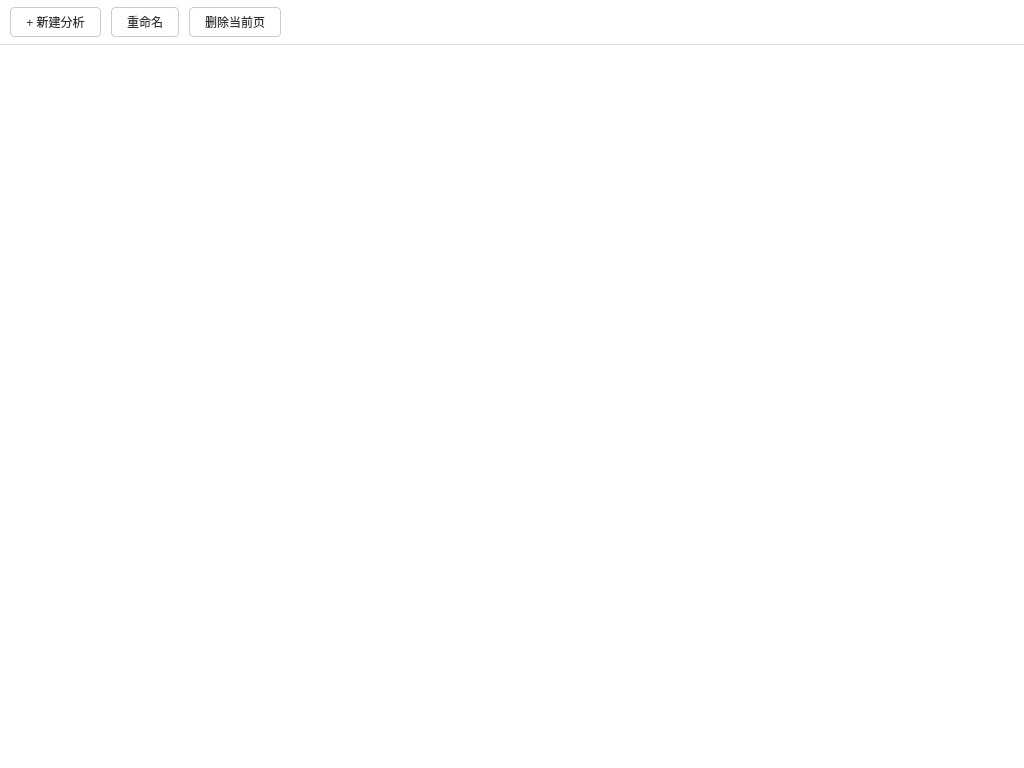
<?xml version="1.0" encoding="UTF-8"?>
<ui version="4.0">
 <class>FittingPage</class>
 <widget class="QWidget" name="FittingPage">
  <property name="geometry">
   <rect>
    <x>0</x>
    <y>0</y>
    <width>1024</width>
    <height>768</height>
   </rect>
  </property>
  <property name="windowTitle">
   <string>Fitting Page Manager</string>
  </property>
  <property name="styleSheet">
   <string notr="true">/* 全局设置：白色背景，黑色字体 */
QWidget {
    background-color: #ffffff;
    color: #333333;
    font-family: &quot;Microsoft YaHei&quot;, &quot;Segoe UI&quot;, sans-serif;
    font-size: 9pt;
}

/* 顶部工具栏：纯白背景，底部细灰线 */
QFrame#frameToolbar {
    background-color: #ffffff;
    border: none;
    border-bottom: 1px solid #e0e0e0;
}

/* 按钮样式优化 */
QPushButton {
    background-color: #ffffff;
    border: 1px solid #cccccc;
    border-radius: 4px;
    padding: 5px 15px;
    color: #333333;
}
QPushButton:hover {
    background-color: #f5f5f5;
    border-color: #0078d7;
    color: #0078d7;
}
QPushButton:pressed {
    background-color: #e0e0e0;
}

/* Tab控件整体背景设为白色，消除灰色死角 */
QTabWidget {
    background-color: #ffffff;
}

/* Tab页签容器背景设为白色 */
QTabWidget::pane {
    border: none;
    background: #ffffff;
}

/* Tab条背景设为白色 (解决标题右侧不是白色的问题) */
QTabBar {
    background: #ffffff;
}

/* 具体Tab页签样式 */
QTabBar::tab {
    background: #f9f9f9;
    border: 1px solid #e0e0e0;
    border-bottom: none;
    padding: 6px 15px;
    margin-right: 2px;
    border-top-left-radius: 4px;
    border-top-right-radius: 4px;
    color: #666666;
    min-width: 80px;
}
QTabBar::tab:selected {
    background: #ffffff;
    color: #0078d7;
    border-bottom: 2px solid #0078d7;
    /* 选中时底部高亮 */
    font-weight: bold;
}
QTabBar::tab:hover {
    background: #ffffff;
}
</string>
  </property>
  <layout class="QVBoxLayout" name="verticalLayout">
   <property name="spacing">
    <number>0</number>
   </property>
   <property name="leftMargin">
    <number>0</number>
   </property>
   <property name="topMargin">
    <number>0</number>
   </property>
   <property name="rightMargin">
    <number>0</number>
   </property>
   <property name="bottomMargin">
    <number>0</number>
   </property>
   <item>
    <widget class="QFrame" name="frameToolbar">
     <property name="minimumSize">
      <size>
       <width>0</width>
       <height>45</height>
      </size>
     </property>
     <property name="frameShape">
      <enum>QFrame::StyledPanel</enum>
     </property>
     <property name="frameShadow">
      <enum>QFrame::Raised</enum>
     </property>
     <layout class="QHBoxLayout" name="horizontalLayout">
      <property name="spacing">
       <number>10</number>
      </property>
      <property name="leftMargin">
       <number>10</number>
      </property>
      <property name="topMargin">
       <number>5</number>
      </property>
      <property name="rightMargin">
       <number>10</number>
      </property>
      <property name="bottomMargin">
       <number>5</number>
      </property>
      <item>
       <widget class="QPushButton" name="btnNewAnalysis">
        <property name="text">
         <string>+ 新建分析</string>
        </property>
       </widget>
      </item>
      <item>
       <widget class="QPushButton" name="btnRenameAnalysis">
        <property name="text">
         <string>重命名</string>
        </property>
       </widget>
      </item>
      <item>
       <widget class="QPushButton" name="btnDeleteAnalysis">
        <property name="text">
         <string>删除当前页</string>
        </property>
       </widget>
      </item>
      <item>
       <spacer name="horizontalSpacer">
        <property name="orientation">
         <enum>Qt::Horizontal</enum>
        </property>
        <property name="sizeHint" stdset="0">
         <size>
          <width>40</width>
          <height>20</height>
         </size>
        </property>
       </spacer>
      </item>
     </layout>
    </widget>
   </item>
   <item>
    <widget class="QTabWidget" name="tabWidget">
     <property name="currentIndex">
      <number>-1</number>
     </property>
    </widget>
   </item>
  </layout>
 </widget>
 <resources/>
 <connections/>
</ui>
